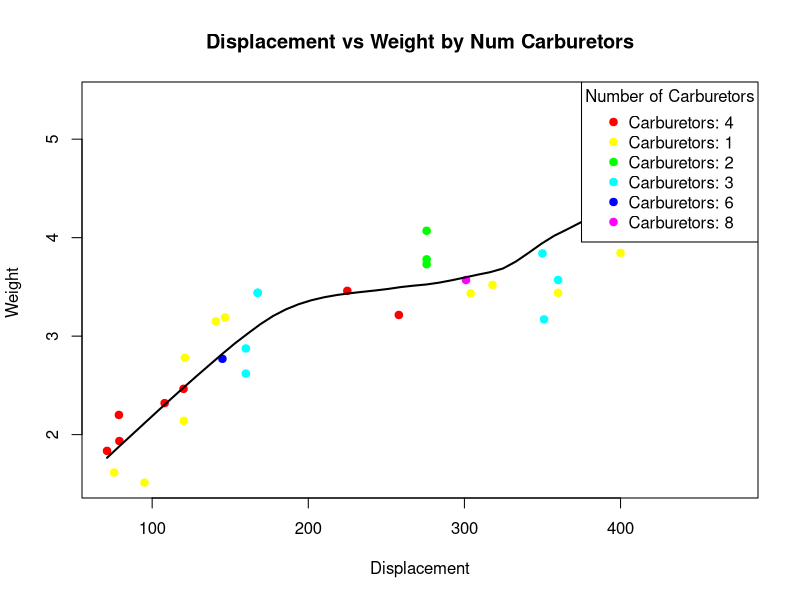

This chart was generated by the following R code:

data("mtcars")

colors <- rainbow(length(unique(mtcars$carb)))  

plot(mtcars$disp, mtcars$wt,
     col = colors[as.factor(mtcars$carb)],  
     pch = 19,  
     xlab = "Displacement", 
     ylab = "Weight ",
     main = "Displacement vs Weight by Num Carburetors")

lines(loess.smooth(mtcars$disp, mtcars$wt), col = "black", lwd = 2)

legend("topright", 
       legend = paste("Carburetors:", unique(mtcars$carb)),
       col = colors, 
       pch = 19, 
       title = "Number of Carburetors")
